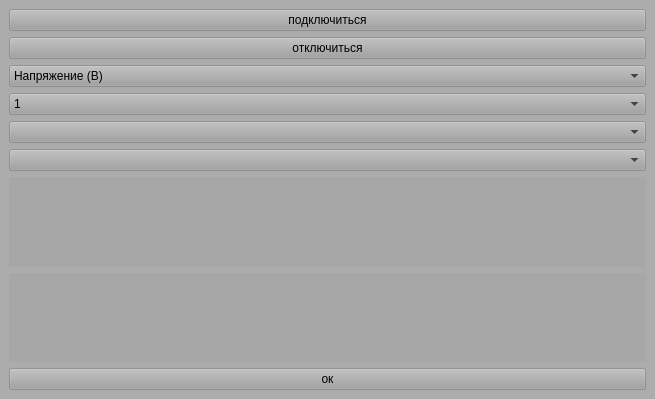
<?xml version="1.0" encoding="UTF-8"?>
<ui version="4.0">
 <class>MainWindow</class>
 <widget class="QMainWindow" name="MainWindow">
  <property name="geometry">
   <rect>
    <x>0</x>
    <y>0</y>
    <width>655</width>
    <height>399</height>
   </rect>
  </property>
  <property name="windowTitle">
   <string>main_window</string>
  </property>
  <property name="styleSheet">
   <string notr="true">background-color:  rgba(160,160,160, 130);</string>
  </property>
  <widget class="QWidget" name="centralwidget">
   <layout class="QHBoxLayout" name="horizontalLayout">
    <item>
     <layout class="QVBoxLayout" name="verticalLayout">
      <item>
       <widget class="QPushButton" name="pushButton">
        <property name="styleSheet">
         <string notr="true">QPushButton:disabled {
                        background-color: rgba(0,255,0,30);
                        color: white;
                    }</string>
        </property>
        <property name="text">
         <string>подключиться</string>
        </property>
       </widget>
      </item>
      <item>
       <widget class="QPushButton" name="pushButton_3">
        <property name="text">
         <string>отключиться</string>
        </property>
       </widget>
      </item>
      <item>
       <widget class="QComboBox" name="comboBox_4">
        <item>
         <property name="text">
          <string>Напряжение (В)</string>
         </property>
        </item>
        <item>
         <property name="text">
          <string>Ток (мА)</string>
         </property>
        </item>
       </widget>
      </item>
      <item>
       <widget class="QComboBox" name="comboBox_3">
        <item>
         <property name="text">
          <string>1</string>
         </property>
        </item>
        <item>
         <property name="text">
          <string>2</string>
         </property>
        </item>
        <item>
         <property name="text">
          <string>3</string>
         </property>
        </item>
        <item>
         <property name="text">
          <string>4</string>
         </property>
        </item>
        <item>
         <property name="text">
          <string>5</string>
         </property>
        </item>
        <item>
         <property name="text">
          <string>6</string>
         </property>
        </item>
        <item>
         <property name="text">
          <string>7</string>
         </property>
        </item>
        <item>
         <property name="text">
          <string>8</string>
         </property>
        </item>
        <item>
         <property name="text">
          <string>все 8</string>
         </property>
        </item>
       </widget>
      </item>
      <item>
       <widget class="QComboBox" name="comboBox">
        <property name="mouseTracking">
         <bool>false</bool>
        </property>
        <property name="acceptDrops">
         <bool>false</bool>
        </property>
        <property name="placeholderText">
         <string/>
        </property>
       </widget>
      </item>
      <item>
       <widget class="QComboBox" name="comboBox_2">
        <property name="placeholderText">
         <string>стадия калибровки</string>
        </property>
        <item>
         <property name="text">
          <string>калибровка отключена</string>
         </property>
        </item>
        <item>
         <property name="text">
          <string>начать калибровку</string>
         </property>
        </item>
        <item>
         <property name="text">
          <string>сохранить калибровку</string>
         </property>
        </item>
        <item>
         <property name="text">
          <string>вернуть заводскую калибровку</string>
         </property>
        </item>
        <item>
         <property name="text">
          <string>задать термокомпенсацию(-)</string>
         </property>
        </item>
        <item>
         <property name="text">
          <string>задать термокомпенсацию(+)</string>
         </property>
        </item>
       </widget>
      </item>
      <item>
       <widget class="QLabel" name="label">
        <property name="text">
         <string/>
        </property>
       </widget>
      </item>
      <item>
       <widget class="QLabel" name="label_2">
        <property name="text">
         <string/>
        </property>
       </widget>
      </item>
      <item>
       <widget class="QPushButton" name="pushButton_2">
        <property name="text">
         <string>ок</string>
        </property>
       </widget>
      </item>
     </layout>
    </item>
   </layout>
  </widget>
 </widget>
 <resources/>
 <connections/>
</ui>
